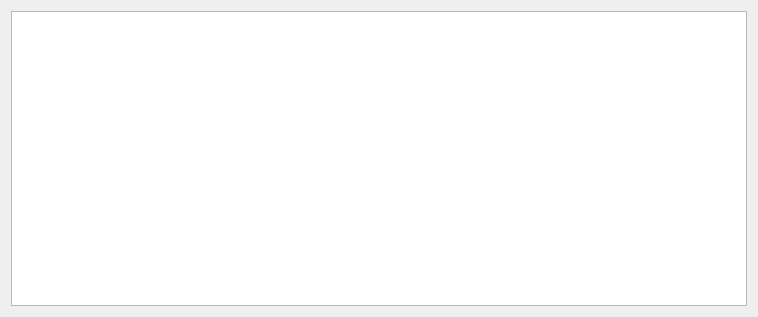
<?xml version="1.0" encoding="UTF-8"?>
<ui version="4.0">
 <class>Form</class>
 <widget class="QWidget" name="Form">
  <property name="geometry">
   <rect>
    <x>0</x>
    <y>0</y>
    <width>758</width>
    <height>317</height>
   </rect>
  </property>
  <property name="windowTitle">
   <string>Инфа о кофе</string>
  </property>
  <layout class="QHBoxLayout" name="horizontalLayout">
   <item>
    <layout class="QVBoxLayout" name="verticalLayout">
     <item>
      <widget class="QTableWidget" name="table"/>
     </item>
    </layout>
   </item>
  </layout>
 </widget>
 <resources/>
 <connections/>
</ui>
